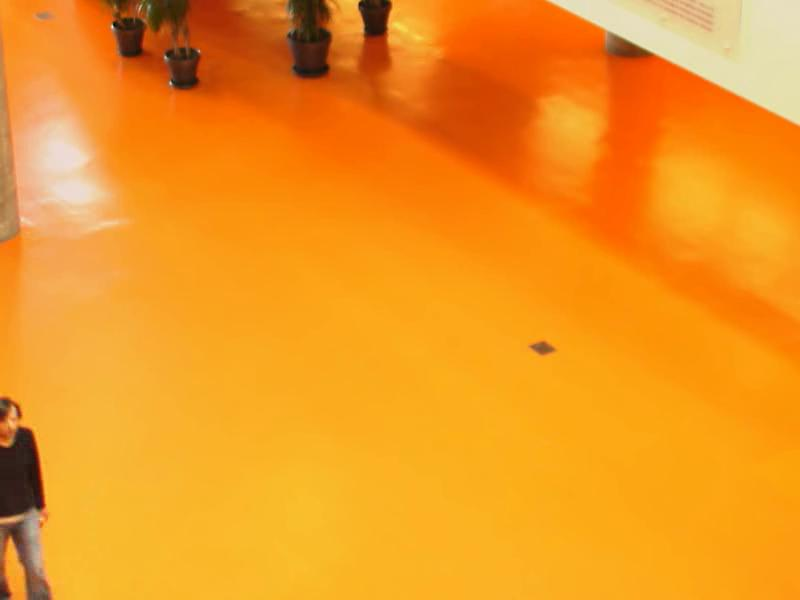
#> input picture main/Resources/pic4.jpg, 800 x 600 px, found by its file name
$ python main.py
#> lines starting #> are read from the running program, lines starting #| are printed output that depends on the picture; long printed decimals are rounded
from PIL import Image
import numpy as np

def get_image(image_path):
    # """Get a numpy array of an image so that one can access values[x][y]."""
#> called with image_path = 'Resources\\pic4.jpg'
    image = Image.open(image_path, "r")
#> image is the input picture: PIL image 800x600 RGB; mean R, G, B 241.2, 150.6, 32.7
    width, height = image.size
#> width = 800; height = 600
    pixel_values = list(image.getdata())
#> pixel_values = 480000 items
    if image.mode == "RGB":
        channels = 3
    elif image.mode == "L":
        channels = 1
    else:
        print("Unknown mode: %s" % image.mode)
        return None
    pixel_values = np.array(pixel_values).reshape((width, height, channels))
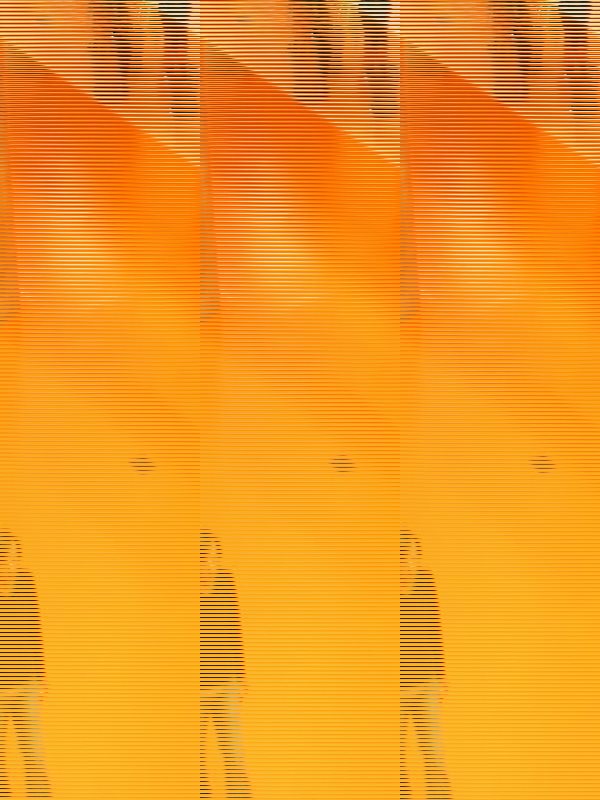
#> pixel_values: shape (800, 600, 3) int64; mean of channels 0, 1, 2 241.2, 150.6, 32.7; drawn as R, G, B
    return pixel_values


#main()
im1=r"Resources\pic4.jpg"
#im2=r"Resources\pic3.jpg"
#im2=r"Resources\pic2.jpg"
im2=r"Resources\pic1.jpg"
p1=get_image(im1) #3D array
p2=get_image(im2) #3D array
#> call 2 of get_image, with image_path = 'Resources\\pic1.jpg'
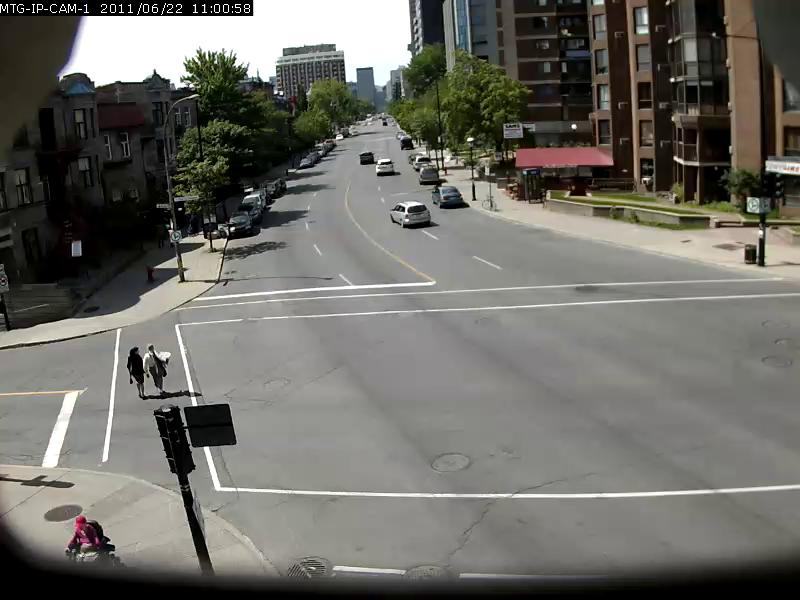
#> input picture main/Resources/pic1.jpg, 800 x 600 px, found by its file name
#> in get_image, image is the input picture: PIL image 800x600 RGB; mean R, G, B 109.3, 108.2, 102.1
#> in get_image (call 2), `pixel_values = np.array(pixel_values).reshape((width, height, channels))`:
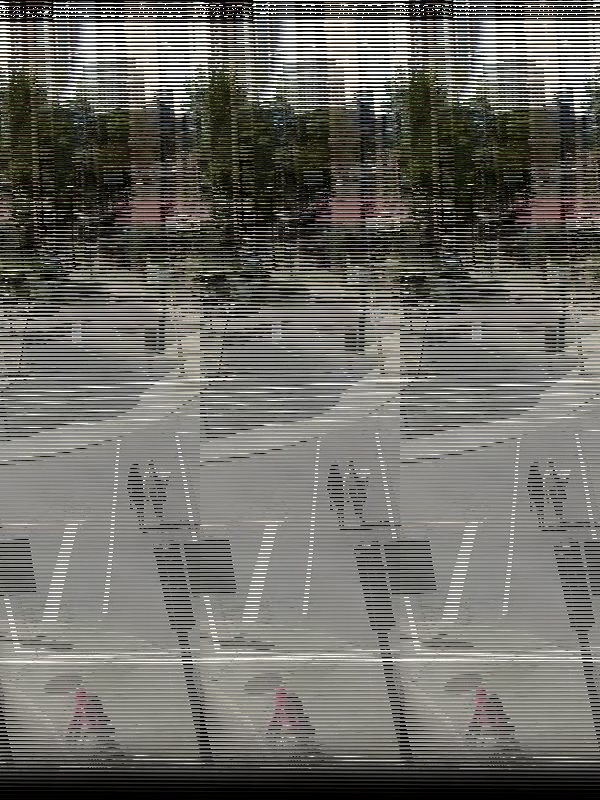
#> pixel_values: shape (800, 600, 3) int64; mean of channels 0, 1, 2 109.3, 108.2, 102.1; drawn as R, G, B

flat1=p1.flatten() #flatten the 3d array to a 1d array
n1=flat1.shape[0] #to get the size of array in a integer format
#> n1 = 1440000
a1=flat1
b1=np.array(np.zeros((n1))) #converting each number to binary
for i in range(n1):
    b1[i]=bin(int(a1[i]))[2:].zfill(8) #to take out the b added by bin function

flat2=p2.flatten()  #same process for second array
n2=flat2.shape[0]
#> n2 = 1440000
a2=flat2
b2=np.array(np.zeros((n2)))
for i in range(n2):
    b2[i]=bin(int(a2[i]))[2:].zfill(8)

r=np.corrcoef(b1,b2)  #getting the Pearson coefficients
#> r = [[1, 0.0454], [0.0454, 1]]
mean=np.mean(r)       #taking the avg of the values
#> mean = 0.523
print(mean*100)       #printing the mean * 100 so that it comes like a percentage
#| 52.269
